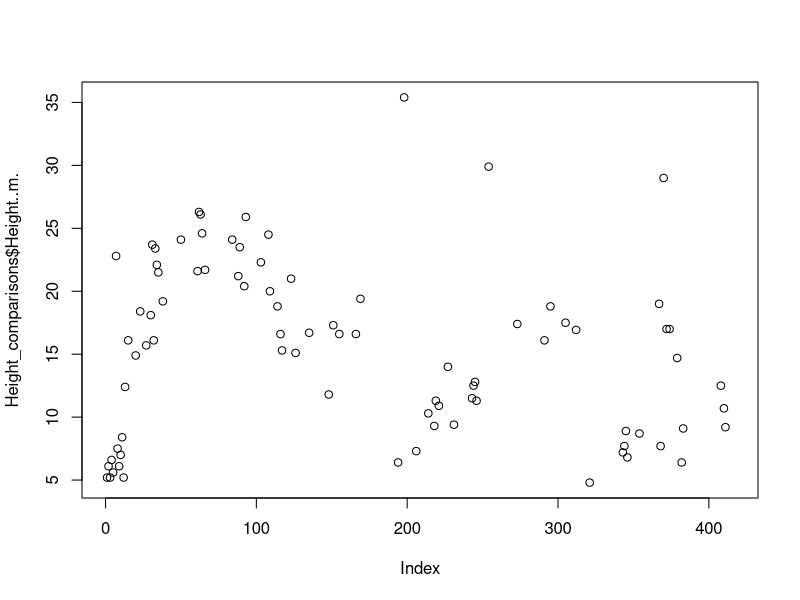

Here is the R script that generated this plot: (Note: this script raises an error after producing the figure.)
#### Correlation between H and DBH
# Note that DBH analyses consider Musa spp. (thus inclueded also in the Basal Area evaluations), but biomass evaluations do not.
# Trees DBH analysis without grassland
# Load the data (if not done before)
DBH_comparisons<-read.table("Heightcomparison.csv",h=T,sep=",")
# Remove the grasslands observations
DBH_comparisons <- DBH_comparisons[DBH_comparisons$Landcover != "Grassland", ]
# Transform into factors
DBH_comparisons$Landcover<- factor(DBH_comparisons$Landcover , levels = c("2 years old", "10 years old", "24 years old", "Remnant"))
DBH_comparisons$Hill__side <-as.factor(DBH_comparisons$Hill__side)
# Check
summary(DBH_comparisons)
# Simple linear correlation between DBH and Height
corr_dbh_h<-lm(DBH_comparisons$DBH..cm. ~DBH_comparisons$Height..m.)
# Get the summary
summary(corr_dbh_h)
# Adjusted R2 retrieved
corr_value_dbh_h<-0.37
#### Tree height analysis ####
# Tree height comparison  without grassland
# Load the data (if not done before)
Height_comparisons<-read.table("Heightcomparison.csv",h=T,sep=",")
# Remove the grasslands observations
Height_comparisons <- Height_comparisons[Height_comparisons$Landcover != "Grassland", ]
# Transform into factor
Height_comparisons$Landcover<- factor(Height_comparisons$Landcover , levels = c("2 years old", "10 years old", "24 years old", "Remnant"))
Height_comparisons$Hill__side <-as.factor(Height_comparisons$Hill__side)
# Check
summary(Height_comparisons)
# plot to visualise
plot(Height_comparisons$Height..m.)
# check variance of the data
leveneTest(Height_comparisons$Height..m.,Height_comparisons$Landcover)
#not homogeneous
#data distribution
hist(Height_comparisons$Height..m.)
#slightly positive skewed
#check normality
qqnorm(Height_comparisons$Height..m.)
shapiro.test(Height_comparisons$Height..m.)
#normal not from test but yes the graph
#usage of lmm to account for the dependency, using the Hill side as a random factor
Heightmodel <- lmer(Height..m. ~ Landcover + (1|Hill__side), data = Height_comparisons)
#Run the model
summary(Heightmodel)
# check model's residuals
plot(Heightmodel)
residuals_model<-residuals(Heightmodel)
plot(residuals_model)
qqnorm(residuals_model)
qqline(residuals_model)
# In my case, the residuals do not show clear patterns
# Implement pairwise comparisons
emms<-emmeans(Heightmodel, pairwise ~ Landcover)
emms

# Tree height comparison implementing a spatial model
# Load the data (if not done before)
Height_comparisons<-read.table("Heightcomparison.csv",h=T,sep=",")
# Remove the grassland observations
Height_comparisons <- Height_comparisons[Height_comparisons$Landcover != "Grassland", ]
# Transform into factor
Height_comparisons$Landcover<- factor(Height_comparisons$Landcover , levels = c("2 years old", "10 years old", "24 years old", "Remnant"))
Height_comparisons$Hill__side <-as.factor(Height_comparisons$Hill__side)
# Check
summary(Height_comparisons)
# Remove the NA for the gls implementation
Height_comparisons2 <- Height_comparisons[complete.cases(Height_comparisons), ]
# Exploration of the basic model
data.spatialCor.gls <- gls(Height..m.~ Landcover, data=Height_comparisons2,
                           method = "REML")
plot(data.spatialCor.gls)
# Convert data to a spatial points data frame (SPDF). This is also the format required to implement the models
coordinates(Height_comparisons2) <- ~Long_ID + Lat_ID
# Creation of the experimental variogram to understand the type of correlation
exp_variogram <- variogram(Height..m. ~ 1, data=Height_comparisons2)
plot(exp_variogram)
# Extract distance and gamma values
exp_variogram_data <- data.frame(distance = exp_variogram$dist, gamma = exp_variogram$gamma)
# Visualise
ggplot(exp_variogram_data, aes(x = distance, y = gamma)) +
  geom_point() +
  geom_line() +
  labs(x = "Lag (h)", y = "Semivariance") +
  theme_minimal()
# No pattern can be extracted to implement a gls, non-stationary
